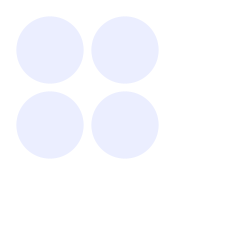
Frame 1 (no input)
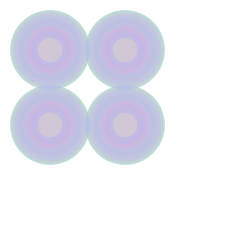
Frame 60 (the mouse pressed at the canvas centre just before this capture)
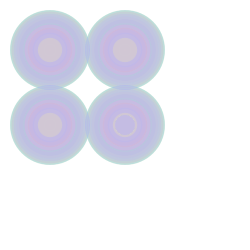
Frame 120 (the mouse held since frame 60 and released just before this capture)

The Processing sketch that drew these frames (run headless with seeded random() and noise(); from frame 60 on, the mouse is pressed at the canvas centre):

// Processing sketch: processing_103824
// ── processing_103824.pde

int counter;

void setup() {  //setup function called initially, only once
  size(250, 250);
  background(255);  //set background white
  colorMode(HSB);   //set colors to Hue, Saturation, Brightness mode
  counter = 0;
}

void draw() {  //draw function loops 
  counter++;
  noStroke();
  fill(random(255),100,255,50);
  
  if(mousePressed == true) { //add some interaction
    ellipse(mouseX, mouseY, 20, 20);
  }
  else {
    ellipse(width/2, height/5, 80*sin(counter), 80*sin(counter));
    ellipse(width/2, height/2, 80*sin(counter), 80*sin(counter));
    ellipse(width/5, height/5, 80*sin(counter), 80*sin(counter));
    ellipse(width/5, height/2, 80*sin(counter), 80*sin(counter));
  }
}
